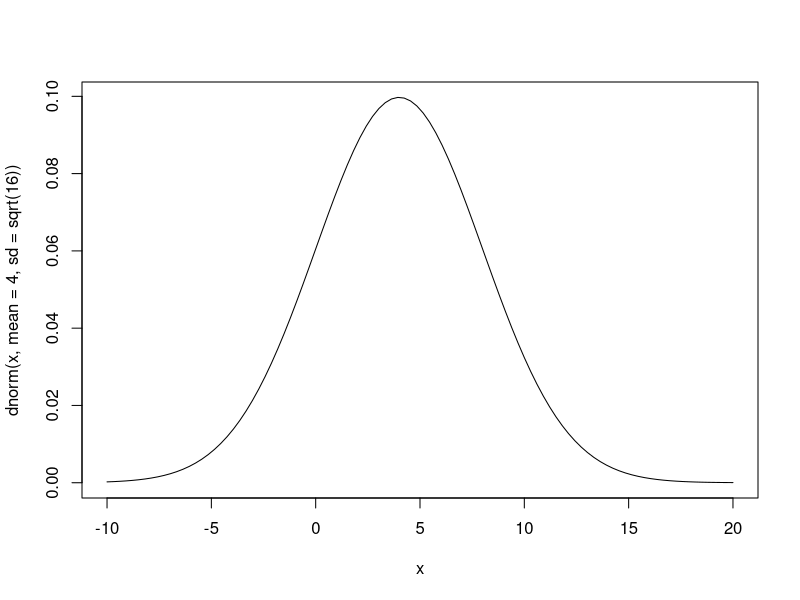
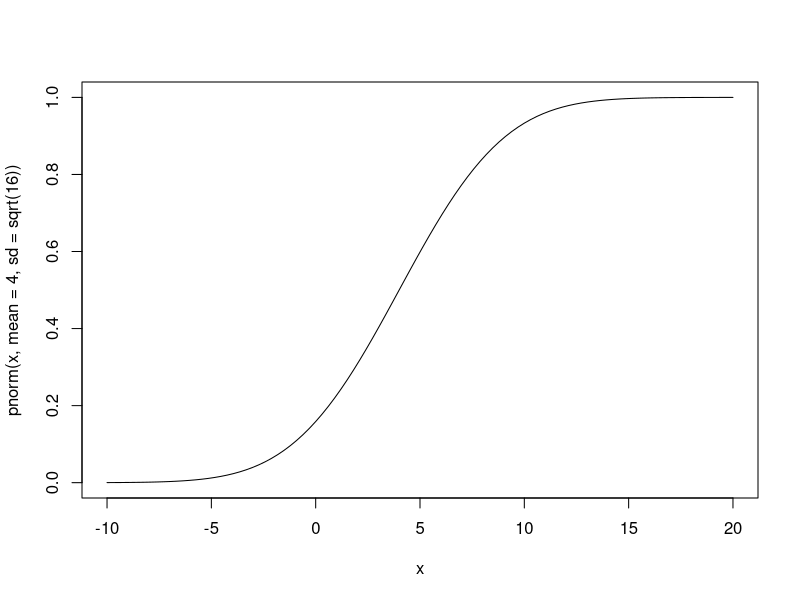
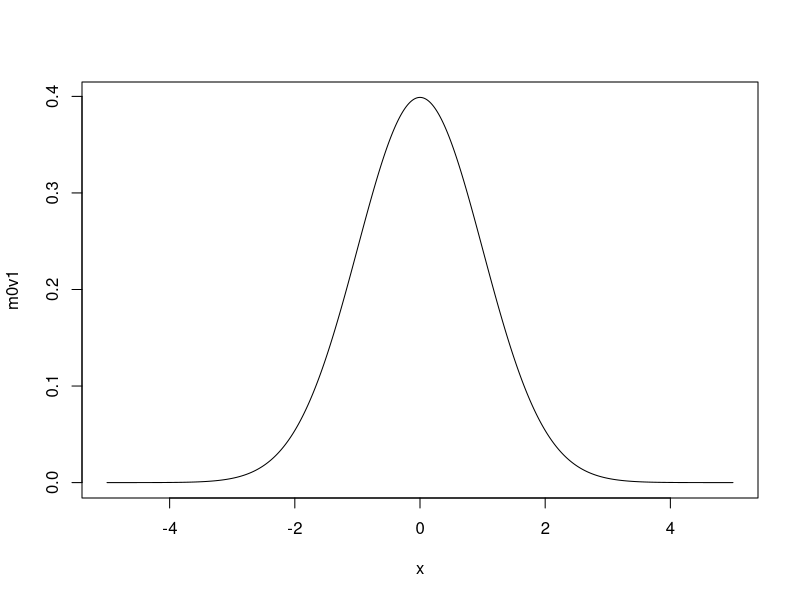
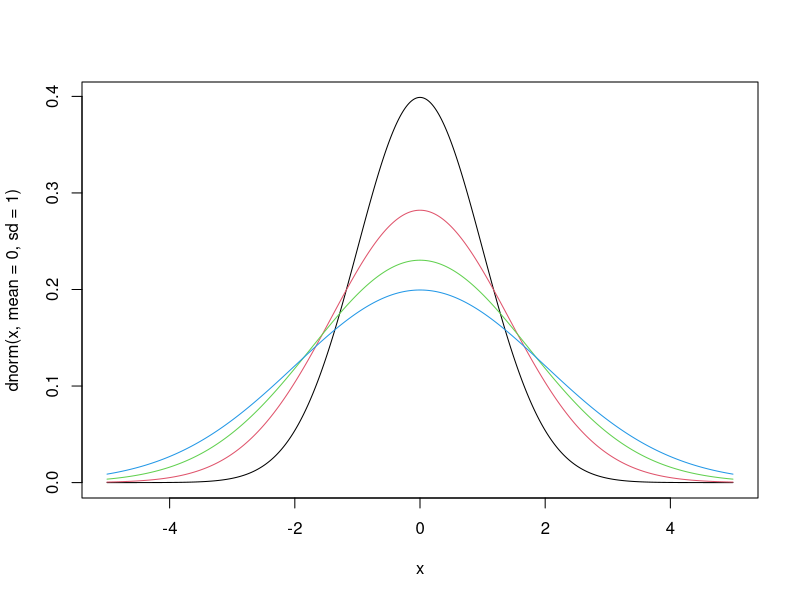
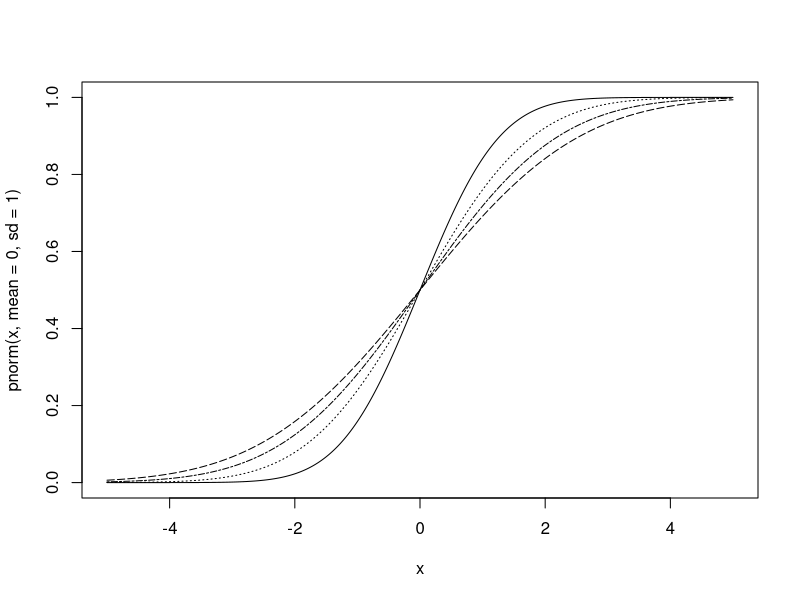

Generate these figures, in order, with R:
dnorm(3,mean = 4,sd = sqrt(16)) # Density

pnorm(3,mean = 4,sd = sqrt(16)) # Cumulative distribution function

qnorm(0.95,mean = 4,sd = sqrt(16)) # Quantile function

rnorm(3,mean = 4, sd = sqrt(16)) # random numbers

##--------------------## 

x=seq(-10,20,length.out = 100);
plot(x,dnorm(x,mean = 4,sd = sqrt(16)),type="l")

plot(x,pnorm(x,mean = 4,sd = sqrt(16)),type="l")

##--------------------## 
outcomes=c(1,2,3,4,5,6)
sample(outcomes, 3, replace=T)
sample(outcomes, 3, replace=F)
##--------------------## 
n=7
sample(7,3,replace = F)



#  Task 1.Repeat task 3 and 4 in Vector section with help of pbino function.

#Task 3. Use the above together with the formula for binomial 
# distribution (check book or formula sheet) to calculate a 
# vector of probabilities that a random variable X~Bin(10,0.7) 
# takes values in vector k.
k = seq(0,10)
binomial <- function(n,p,x){
  return(choose(n,x)*(p**x)*(1-p)**(n-x));
}
binomial(10,.7,k)
dbinom(k,10,.7)

derek = binomial(10,.7,k)
r = dbinom(k,10,.7)
# derek == r returns FALSE because they are off by tiny tiny numbers
# therefore just subtract and see if the difference is super tiny!
(derek-r) < .000000000000001

# Task 4. Repeat the above to determine corresponding probabilities 
# for Y~Bin(10,0.3). Any similarities with results in Task 3?
# Useful functions: choose, seq
dbinom(k,10,.3)


#Task 2. Consider random variable X~Bin(10,0.8). Find
# P(X=7)
dbinom(7,10,.8)
# P(X<=4)
pbinom(4,10,.8)


#Task 3.  Consider standard normally distributed random variable. Use R to find:
## P(X<2)
pnorm(2)
## x such that P(X>x)=0.025
qnorm(0.975)
qnorm(0.025,lower.tail = F)

#Task 4. Consider sequence of normal distributions, all with 
#mean 0 but with variances 1,2,3,4.

#Plot on one plot all the densities of all the distributions. 
#Each density should have its own colour.

# A) Create a sequence
x=seq(-5,5,length.out = 10000)

# B) Get ditribution using the x vector and values above
m0v1 = dnorm(x,mean = 0,sd = 1)
plot(x,m0v1,type="l")
# or
plot(x,dnorm(x,mean = 0,sd = 1),type="l")

# C) Use lines (or dots) to draw ontop of the existing plot
lines(x,dnorm(x,mean = 0,sd = sqrt(2)),col=2)
lines(x,dnorm(x,mean = 0,sd = sqrt(3)),col=3)
lines(x,dnorm(x,mean = 0,sd = sqrt(4)),col=4)


#Plot on one plot all the cumulative distribution functions. 
#Each cumulative distribution function should have black colour 
#but different line styles (solid, dotted, dashed and dotted dashed)
plot(x,pnorm(x,mean = 0,sd = 1),type="l")

# C) Use lines (or dots) to draw ontop of the existing plot
lines(x,pnorm(x,mean = 0,sd = sqrt(2)),lty=3)
lines(x,pnorm(x,mean = 0,sd = sqrt(3)),lty=6)
lines(x,pnorm(x,mean = 0,sd = sqrt(4)),lty=5)
